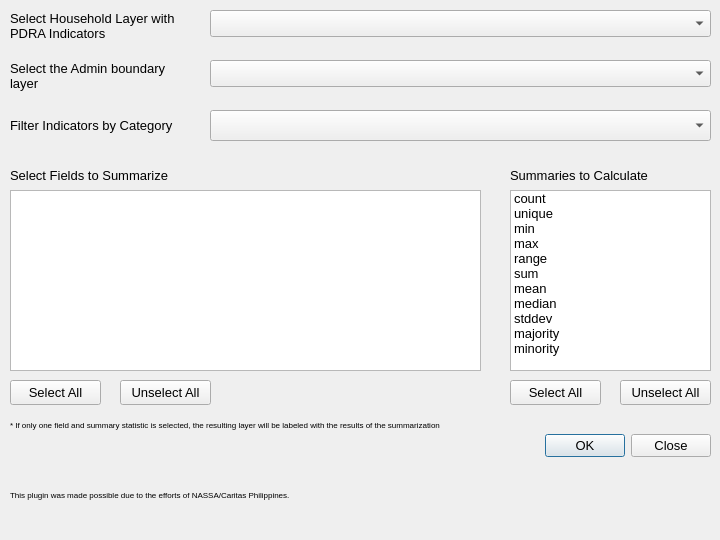
<?xml version="1.0" encoding="UTF-8"?>
<ui version="4.0">
 <class>CaritasPDRAStatisticsDialog</class>
 <widget class="QDialog" name="CaritasPDRAStatisticsDialog">
  <property name="geometry">
   <rect>
    <x>0</x>
    <y>0</y>
    <width>720</width>
    <height>540</height>
   </rect>
  </property>
  <property name="sizePolicy">
   <sizepolicy hsizetype="Fixed" vsizetype="Fixed">
    <horstretch>0</horstretch>
    <verstretch>0</verstretch>
   </sizepolicy>
  </property>
  <property name="minimumSize">
   <size>
    <width>720</width>
    <height>540</height>
   </size>
  </property>
  <property name="maximumSize">
   <size>
    <width>720</width>
    <height>540</height>
   </size>
  </property>
  <property name="font">
   <font>
    <pointsize>10</pointsize>
   </font>
  </property>
  <property name="windowTitle">
   <string>Caritas PDRA Summary Statistics</string>
  </property>
  <property name="windowIcon">
   <iconset resource="resources.qrc">
    <normaloff>:/plugins/caritas_pdra/img/icons/icon-statistics.png</normaloff>:/plugins/caritas_pdra/img/icons/icon-statistics.png</iconset>
  </property>
  <property name="modal">
   <bool>false</bool>
  </property>
  <widget class="QLabel" name="label">
   <property name="geometry">
    <rect>
     <x>10</x>
     <y>470</y>
     <width>321</width>
     <height>51</height>
    </rect>
   </property>
   <property name="font">
    <font>
     <pointsize>5</pointsize>
     <weight>50</weight>
     <italic>false</italic>
     <bold>false</bold>
    </font>
   </property>
   <property name="layoutDirection">
    <enum>Qt::LeftToRight</enum>
   </property>
   <property name="text">
    <string>&lt;html&gt;&lt;head/&gt;&lt;body&gt;&lt;p&gt;&lt;span style=&quot; font-size:6pt;&quot;&gt;This plugin was made possible due to the efforts of NASSA/Caritas Philippines.&lt;/span&gt;&lt;/p&gt;&lt;/body&gt;&lt;/html&gt;</string>
   </property>
   <property name="scaledContents">
    <bool>false</bool>
   </property>
   <property name="alignment">
    <set>Qt::AlignLeading|Qt::AlignLeft|Qt::AlignVCenter</set>
   </property>
   <property name="wordWrap">
    <bool>true</bool>
   </property>
   <property name="margin">
    <number>4</number>
   </property>
  </widget>
  <widget class="QLabel" name="caritasLogo">
   <property name="geometry">
    <rect>
     <x>640</x>
     <y>470</y>
     <width>71</width>
     <height>51</height>
    </rect>
   </property>
   <property name="text">
    <string/>
   </property>
   <property name="pixmap">
    <pixmap resource="resources.qrc">:/plugins/caritas_pdra/img/logos/logo-nassa-caritas.png</pixmap>
   </property>
  </widget>
  <widget class="QDialogButtonBox" name="buttonBox">
   <property name="geometry">
    <rect>
     <x>540</x>
     <y>430</y>
     <width>171</width>
     <height>31</height>
    </rect>
   </property>
   <property name="toolTip">
    <string>Perform Statistics Computation</string>
   </property>
   <property name="standardButtons">
    <set>QDialogButtonBox::Close|QDialogButtonBox::Ok</set>
   </property>
  </widget>
  <widget class="QLabel" name="selectHHLabel">
   <property name="geometry">
    <rect>
     <x>10</x>
     <y>10</y>
     <width>181</width>
     <height>31</height>
    </rect>
   </property>
   <property name="font">
    <font>
     <pointsize>10</pointsize>
    </font>
   </property>
   <property name="toolTip">
    <string>Siguraduhing ang coordinate reference system (hal. EPSG: 32651) ng household at admin layers ay pareho</string>
   </property>
   <property name="text">
    <string>Select Household Layer with PDRA Indicators</string>
   </property>
   <property name="wordWrap">
    <bool>true</bool>
   </property>
  </widget>
  <widget class="QgsMapLayerComboBox" name="selectHHComboBox">
   <property name="geometry">
    <rect>
     <x>210</x>
     <y>10</y>
     <width>501</width>
     <height>27</height>
    </rect>
   </property>
   <property name="font">
    <font>
     <pointsize>10</pointsize>
    </font>
   </property>
   <property name="toolTip">
    <string>Piliin ang household layer na naglalaman ng mga PDRA indicators</string>
   </property>
   <property name="statusTip">
    <string/>
   </property>
   <property name="whatsThis">
    <string>Select the household point layer with PDRA indicators</string>
   </property>
   <property name="showCrs">
    <bool>true</bool>
   </property>
  </widget>
  <widget class="QLabel" name="selectAdminLabel">
   <property name="geometry">
    <rect>
     <x>10</x>
     <y>60</y>
     <width>181</width>
     <height>31</height>
    </rect>
   </property>
   <property name="font">
    <font>
     <pointsize>10</pointsize>
    </font>
   </property>
   <property name="toolTip">
    <string>Siguraduhing ang coordinate reference system (hal. EPSG: 32651) ng household at admin layers ay pareho</string>
   </property>
   <property name="text">
    <string>Select the Admin boundary layer</string>
   </property>
   <property name="wordWrap">
    <bool>true</bool>
   </property>
  </widget>
  <widget class="QgsMapLayerComboBox" name="selectAdminComboBox">
   <property name="geometry">
    <rect>
     <x>210</x>
     <y>60</y>
     <width>501</width>
     <height>27</height>
    </rect>
   </property>
   <property name="font">
    <font>
     <pointsize>10</pointsize>
    </font>
   </property>
   <property name="toolTip">
    <string>Piliin ang layer na naglalaman ng administrative boundaries (hal. barangay, munisipalidad, lalawigan)</string>
   </property>
   <property name="statusTip">
    <string/>
   </property>
   <property name="whatsThis">
    <string>Select the layer with the admin boundaries</string>
   </property>
   <property name="showCrs">
    <bool>true</bool>
   </property>
  </widget>
  <widget class="QLabel" name="filterByCategoryLabel">
   <property name="geometry">
    <rect>
     <x>10</x>
     <y>110</y>
     <width>181</width>
     <height>31</height>
    </rect>
   </property>
   <property name="font">
    <font>
     <pointsize>10</pointsize>
    </font>
   </property>
   <property name="text">
    <string>Filter Indicators by Category</string>
   </property>
   <property name="wordWrap">
    <bool>true</bool>
   </property>
  </widget>
  <widget class="QComboBox" name="filterByCategoryComboBox">
   <property name="geometry">
    <rect>
     <x>210</x>
     <y>110</y>
     <width>501</width>
     <height>31</height>
    </rect>
   </property>
   <property name="toolTip">
    <string>Pumili ng kategorya</string>
   </property>
  </widget>
  <widget class="QListWidget" name="summariesList">
   <property name="geometry">
    <rect>
     <x>510</x>
     <y>190</y>
     <width>201</width>
     <height>181</height>
    </rect>
   </property>
   <property name="toolTip">
    <string>Piliin ang mga istatistika na kukwentahin</string>
   </property>
   <property name="editTriggers">
    <set>QAbstractItemView::NoEditTriggers</set>
   </property>
   <property name="selectionMode">
    <enum>QAbstractItemView::ExtendedSelection</enum>
   </property>
   <item>
    <property name="text">
     <string>count</string>
    </property>
   </item>
   <item>
    <property name="text">
     <string>unique</string>
    </property>
   </item>
   <item>
    <property name="text">
     <string>min</string>
    </property>
   </item>
   <item>
    <property name="text">
     <string>max</string>
    </property>
   </item>
   <item>
    <property name="text">
     <string>range</string>
    </property>
   </item>
   <item>
    <property name="text">
     <string>sum</string>
    </property>
   </item>
   <item>
    <property name="text">
     <string>mean</string>
    </property>
   </item>
   <item>
    <property name="text">
     <string>median</string>
    </property>
   </item>
   <item>
    <property name="text">
     <string>stddev</string>
    </property>
   </item>
   <item>
    <property name="text">
     <string>majority</string>
    </property>
   </item>
   <item>
    <property name="text">
     <string>minority</string>
    </property>
   </item>
  </widget>
  <widget class="QLabel" name="summariesToCalculateLabel">
   <property name="geometry">
    <rect>
     <x>510</x>
     <y>160</y>
     <width>181</width>
     <height>31</height>
    </rect>
   </property>
   <property name="font">
    <font>
     <pointsize>10</pointsize>
    </font>
   </property>
   <property name="text">
    <string>Summaries to Calculate</string>
   </property>
   <property name="wordWrap">
    <bool>true</bool>
   </property>
  </widget>
  <widget class="QLabel" name="fieldsToSummarizeLabel">
   <property name="geometry">
    <rect>
     <x>10</x>
     <y>160</y>
     <width>181</width>
     <height>31</height>
    </rect>
   </property>
   <property name="font">
    <font>
     <pointsize>10</pointsize>
    </font>
   </property>
   <property name="text">
    <string>Select Fields to Summarize</string>
   </property>
   <property name="wordWrap">
    <bool>true</bool>
   </property>
  </widget>
  <widget class="QListWidget" name="fieldsList">
   <property name="geometry">
    <rect>
     <x>10</x>
     <y>190</y>
     <width>471</width>
     <height>181</height>
    </rect>
   </property>
   <property name="toolTip">
    <string>Piliin ang mga indikador na gagamitin sa pagkwenta ng istatistika</string>
   </property>
   <property name="editTriggers">
    <set>QAbstractItemView::NoEditTriggers</set>
   </property>
   <property name="selectionMode">
    <enum>QAbstractItemView::ExtendedSelection</enum>
   </property>
  </widget>
  <widget class="QLabel" name="note">
   <property name="geometry">
    <rect>
     <x>10</x>
     <y>410</y>
     <width>491</width>
     <height>31</height>
    </rect>
   </property>
   <property name="font">
    <font>
     <pointsize>5</pointsize>
     <weight>50</weight>
     <italic>false</italic>
     <bold>false</bold>
    </font>
   </property>
   <property name="layoutDirection">
    <enum>Qt::LeftToRight</enum>
   </property>
   <property name="text">
    <string>&lt;html&gt;&lt;head/&gt;&lt;body&gt;&lt;p&gt;&lt;span style=&quot; font-size:6pt;&quot;&gt;* If only one field and summary statistic is selected, the resulting layer will be labeled with the results of the summarization&lt;/span&gt;&lt;/p&gt;&lt;/body&gt;&lt;/html&gt;</string>
   </property>
   <property name="scaledContents">
    <bool>false</bool>
   </property>
   <property name="alignment">
    <set>Qt::AlignLeading|Qt::AlignLeft|Qt::AlignVCenter</set>
   </property>
   <property name="wordWrap">
    <bool>true</bool>
   </property>
   <property name="margin">
    <number>4</number>
   </property>
  </widget>
  <widget class="QPushButton" name="selectAllSummariesBtn">
   <property name="geometry">
    <rect>
     <x>510</x>
     <y>380</y>
     <width>91</width>
     <height>25</height>
    </rect>
   </property>
   <property name="text">
    <string>Select All</string>
   </property>
  </widget>
  <widget class="QPushButton" name="unselectAllSummariesBtn">
   <property name="geometry">
    <rect>
     <x>620</x>
     <y>380</y>
     <width>91</width>
     <height>25</height>
    </rect>
   </property>
   <property name="text">
    <string>Unselect All</string>
   </property>
  </widget>
  <widget class="QPushButton" name="selectAllFieldsBtn">
   <property name="geometry">
    <rect>
     <x>10</x>
     <y>380</y>
     <width>91</width>
     <height>25</height>
    </rect>
   </property>
   <property name="text">
    <string>Select All</string>
   </property>
  </widget>
  <widget class="QPushButton" name="unselectAllFieldsBtn">
   <property name="geometry">
    <rect>
     <x>120</x>
     <y>380</y>
     <width>91</width>
     <height>25</height>
    </rect>
   </property>
   <property name="text">
    <string>Unselect All</string>
   </property>
  </widget>
 </widget>
 <customwidgets>
  <customwidget>
   <class>QgsMapLayerComboBox</class>
   <extends>QComboBox</extends>
   <header>qgsmaplayercombobox.h</header>
  </customwidget>
 </customwidgets>
 <resources>
  <include location="resources.qrc"/>
 </resources>
 <connections/>
</ui>
